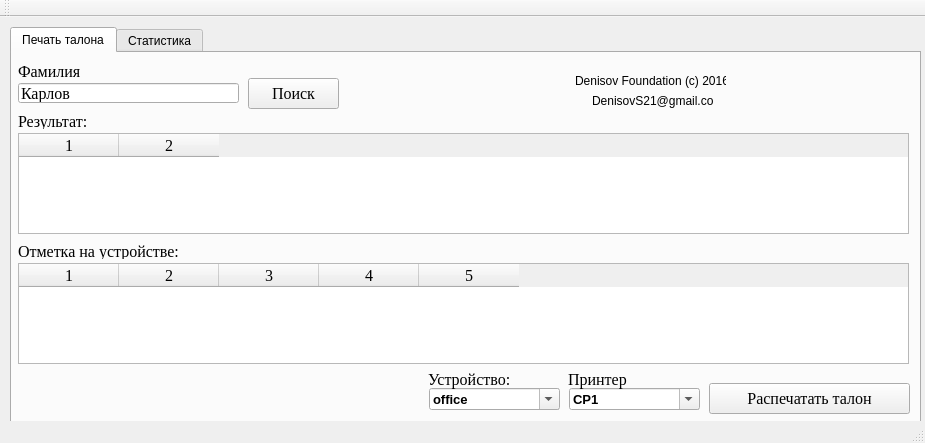
<?xml version="1.0" encoding="UTF-8"?>
<ui version="4.0">
 <class>MainWindow</class>
 <widget class="QMainWindow" name="MainWindow">
  <property name="geometry">
   <rect>
    <x>0</x>
    <y>0</y>
    <width>925</width>
    <height>443</height>
   </rect>
  </property>
  <property name="windowTitle">
   <string>Печать чеков и статистика</string>
  </property>
  <widget class="QWidget" name="centralWidget">
   <widget class="QTabWidget" name="tabWidget">
    <property name="geometry">
     <rect>
      <x>10</x>
      <y>10</y>
      <width>911</width>
      <height>401</height>
     </rect>
    </property>
    <property name="currentIndex">
     <number>0</number>
    </property>
    <widget class="QWidget" name="tab">
     <attribute name="title">
      <string>Печать талона</string>
     </attribute>
     <widget class="QLineEdit" name="leSurname">
      <property name="geometry">
       <rect>
        <x>6</x>
        <y>30</y>
        <width>221</width>
        <height>20</height>
       </rect>
      </property>
      <property name="font">
       <font>
        <family>Times New Roman</family>
        <pointsize>12</pointsize>
       </font>
      </property>
      <property name="text">
       <string>Карлов</string>
      </property>
     </widget>
     <widget class="QTableWidget" name="twResult">
      <property name="geometry">
       <rect>
        <x>6</x>
        <y>80</y>
        <width>891</width>
        <height>101</height>
       </rect>
      </property>
      <property name="font">
       <font>
        <family>Times New Roman</family>
        <pointsize>12</pointsize>
       </font>
      </property>
      <property name="iconSize">
       <size>
        <width>32</width>
        <height>32</height>
       </size>
      </property>
      <property name="columnCount">
       <number>2</number>
      </property>
      <column/>
      <column/>
     </widget>
     <widget class="QLabel" name="label_3">
      <property name="geometry">
       <rect>
        <x>6</x>
        <y>190</y>
        <width>191</width>
        <height>16</height>
       </rect>
      </property>
      <property name="font">
       <font>
        <family>Times New Roman</family>
        <pointsize>12</pointsize>
       </font>
      </property>
      <property name="text">
       <string>Отметка на устройстве:</string>
      </property>
     </widget>
     <widget class="QTableWidget" name="twDev">
      <property name="geometry">
       <rect>
        <x>6</x>
        <y>210</y>
        <width>891</width>
        <height>101</height>
       </rect>
      </property>
      <property name="font">
       <font>
        <family>Times New Roman</family>
        <pointsize>12</pointsize>
       </font>
      </property>
      <property name="iconSize">
       <size>
        <width>32</width>
        <height>32</height>
       </size>
      </property>
      <property name="columnCount">
       <number>5</number>
      </property>
      <column/>
      <column/>
      <column/>
      <column/>
      <column/>
     </widget>
     <widget class="QLabel" name="label_2">
      <property name="geometry">
       <rect>
        <x>6</x>
        <y>60</y>
        <width>71</width>
        <height>16</height>
       </rect>
      </property>
      <property name="font">
       <font>
        <family>Times New Roman</family>
        <pointsize>12</pointsize>
       </font>
      </property>
      <property name="text">
       <string>Результат:</string>
      </property>
     </widget>
     <widget class="QLabel" name="label">
      <property name="geometry">
       <rect>
        <x>6</x>
        <y>10</y>
        <width>71</width>
        <height>16</height>
       </rect>
      </property>
      <property name="font">
       <font>
        <family>Times New Roman</family>
        <pointsize>12</pointsize>
       </font>
      </property>
      <property name="text">
       <string>Фамилия</string>
      </property>
     </widget>
     <widget class="QPushButton" name="pushButton">
      <property name="geometry">
       <rect>
        <x>236</x>
        <y>25</y>
        <width>91</width>
        <height>31</height>
       </rect>
      </property>
      <property name="font">
       <font>
        <family>Times New Roman</family>
        <pointsize>12</pointsize>
       </font>
      </property>
      <property name="text">
       <string>Поиск</string>
      </property>
     </widget>
     <widget class="QPushButton" name="pbPrint">
      <property name="geometry">
       <rect>
        <x>697</x>
        <y>330</y>
        <width>201</width>
        <height>31</height>
       </rect>
      </property>
      <property name="font">
       <font>
        <family>Times New Roman</family>
        <pointsize>12</pointsize>
       </font>
      </property>
      <property name="text">
       <string>Распечатать талон</string>
      </property>
     </widget>
     <widget class="QLabel" name="lbRes">
      <property name="geometry">
       <rect>
        <x>90</x>
        <y>330</y>
        <width>251</width>
        <height>21</height>
       </rect>
      </property>
      <property name="font">
       <font>
        <family>Times New Roman</family>
        <pointsize>12</pointsize>
       </font>
      </property>
      <property name="text">
       <string/>
      </property>
     </widget>
     <widget class="QLabel" name="label_4">
      <property name="geometry">
       <rect>
        <x>563</x>
        <y>20</y>
        <width>151</width>
        <height>16</height>
       </rect>
      </property>
      <property name="text">
       <string>Denisov Foundation (c) 2016</string>
      </property>
     </widget>
     <widget class="QLabel" name="label_5">
      <property name="geometry">
       <rect>
        <x>580</x>
        <y>40</y>
        <width>121</width>
        <height>16</height>
       </rect>
      </property>
      <property name="text">
       <string>DenisovS21@gmail.com</string>
      </property>
     </widget>
     <widget class="QComboBox" name="comboBox">
      <property name="geometry">
       <rect>
        <x>557</x>
        <y>335</y>
        <width>131</width>
        <height>22</height>
       </rect>
      </property>
      <property name="font">
       <font>
        <pointsize>10</pointsize>
        <weight>75</weight>
        <bold>true</bold>
       </font>
      </property>
      <property name="editable">
       <bool>true</bool>
      </property>
      <property name="currentText">
       <string>CP1</string>
      </property>
     </widget>
     <widget class="QLabel" name="label_6">
      <property name="geometry">
       <rect>
        <x>556</x>
        <y>316</y>
        <width>60</width>
        <height>20</height>
       </rect>
      </property>
      <property name="font">
       <font>
        <family>Times New Roman</family>
        <pointsize>12</pointsize>
       </font>
      </property>
      <property name="text">
       <string>Принтер</string>
      </property>
     </widget>
     <widget class="QComboBox" name="cbDevice">
      <property name="geometry">
       <rect>
        <x>417</x>
        <y>335</y>
        <width>131</width>
        <height>22</height>
       </rect>
      </property>
      <property name="font">
       <font>
        <pointsize>10</pointsize>
        <weight>75</weight>
        <bold>true</bold>
       </font>
      </property>
      <property name="editable">
       <bool>true</bool>
      </property>
      <property name="currentText">
       <string>office</string>
      </property>
     </widget>
     <widget class="QLabel" name="lbDevice">
      <property name="geometry">
       <rect>
        <x>416</x>
        <y>316</y>
        <width>91</width>
        <height>20</height>
       </rect>
      </property>
      <property name="font">
       <font>
        <family>Times New Roman</family>
        <pointsize>12</pointsize>
       </font>
      </property>
      <property name="text">
       <string>Устройство:</string>
      </property>
     </widget>
    </widget>
    <widget class="QWidget" name="tab_2">
     <attribute name="title">
      <string>Статистика</string>
     </attribute>
     <widget class="QLabel" name="label_7">
      <property name="geometry">
       <rect>
        <x>284</x>
        <y>90</y>
        <width>231</width>
        <height>21</height>
       </rect>
      </property>
      <property name="font">
       <font>
        <pointsize>12</pointsize>
       </font>
      </property>
      <property name="text">
       <string>Количество талонов за месяц:</string>
      </property>
     </widget>
     <widget class="QLabel" name="lbCount">
      <property name="geometry">
       <rect>
        <x>320</x>
        <y>120</y>
        <width>161</width>
        <height>91</height>
       </rect>
      </property>
      <property name="font">
       <font>
        <pointsize>72</pointsize>
       </font>
      </property>
      <property name="text">
       <string/>
      </property>
      <property name="alignment">
       <set>Qt::AlignCenter</set>
      </property>
     </widget>
     <widget class="QPushButton" name="pushButton_2">
      <property name="geometry">
       <rect>
        <x>330</x>
        <y>220</y>
        <width>151</width>
        <height>41</height>
       </rect>
      </property>
      <property name="font">
       <font>
        <pointsize>12</pointsize>
       </font>
      </property>
      <property name="text">
       <string>Обновить</string>
      </property>
     </widget>
    </widget>
   </widget>
  </widget>
  <widget class="QMenuBar" name="menuBar">
   <property name="geometry">
    <rect>
     <x>0</x>
     <y>0</y>
     <width>925</width>
     <height>21</height>
    </rect>
   </property>
  </widget>
  <widget class="QToolBar" name="mainToolBar">
   <attribute name="toolBarArea">
    <enum>TopToolBarArea</enum>
   </attribute>
   <attribute name="toolBarBreak">
    <bool>false</bool>
   </attribute>
  </widget>
  <widget class="QStatusBar" name="statusBar"/>
 </widget>
 <layoutdefault spacing="6" margin="11"/>
 <resources/>
 <connections/>
</ui>
